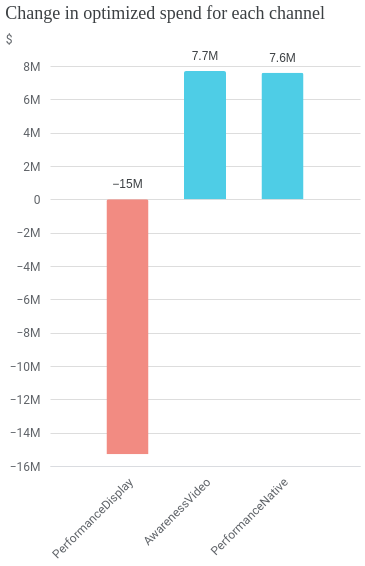

Notebook code cell kept with this figure:
### Code cell
# Run Fixed Budget Optimization
budget_optimizer = optimizer.BudgetOptimizer(analyzer=analyzer_full_funnel)
fixed_optimizer = budget_optimizer.optimize()

# Plot Incremental Outcome Delta
fixed_optimizer.plot_spend_delta()

### Figure 1 — Vega-Lite specification as saved in the notebook (floating-point values rounded to 4 significant figures)
{"config": {"view": {"continuousWidth": 300, "continuousHeight": 300, "stroke": null}, "axis": {"labelColor": "#5F6368", "labelFont": "Roboto", "labelFontSize": 12, "titleColor": "#5F6368", "titleFont": "Roboto", "titleFontSize": 12, "titleFontWeight": "normal"}}, "layer": [{"mark": {"type": "bar", "cornerRadiusEnd": 2, "size": 42, "tooltip": true}, "encoding": {"color": {"condition": {"test": "(datum.spend > 0)", "value": "#4ECDE6"}, "value": "#F28B82"}, "x": {"axis": {"domainColor": "#DADCE0", "labelAngle": -45, "labelPadding": 10, "ticks": false, "title": null}, "field": "channel", "scale": {"padding": 42}, "sort": null, "type": "nominal"}, "y": {"axis": {"domain": false, "domainColor": "#DADCE0", "labelExpr": "replace(format(datum.value, '.3~s'), 'G', 'B')", "labelPadding": 10, "ticks": false, "title": "$", "titleAlign": "left", "titleAngle": 0, "titleY": -20}, "field": "spend", "type": "quantitative"}}, "transform": [{"calculate": "replace(format(datum.spend, '.2~s'), 'G', 'B')", "as": "text_value"}, {"calculate": "datum.spend < 0 ? 0 : datum.spend", "as": "text_pos"}]}, {"mark": {"type": "text", "baseline": "top", "color": "#3C4043", "dy": -20, "fontSize": 12}, "encoding": {"text": {"field": "text_value", "type": "nominal"}, "x": {"axis": {"domainColor": "#DADCE0", "labelAngle": -45, "labelPadding": 10, "ticks": false, "title": null}, "field": "channel", "scale": {"padding": 42}, "sort": null, "type": "nominal"}, "y": {"field": "text_pos", "type": "quantitative"}}, "transform": [{"calculate": "replace(format(datum.spend, '.2~s'), 'G', 'B')", "as": "text_value"}, {"calculate": "datum.spend < 0 ? 0 : datum.spend", "as": "text_pos"}]}], "data": {"name": "data-6e4114a72aa52b0015e133fcafa34742"}, "height": 400, "title": {"text": "Change in optimized spend for each channel", "anchor": "start", "color": "#3C4043", "font": "Google Sans Display", "fontSize": 18, "fontWeight": "normal", "offset": 10}, "width": 310, "$schema": "https://vega.github.io/schema/vega-lite/v5.20.1.json", "datasets": {"data-6e4114a72aa52b0015e133fcafa34742": [{"channel": "PerformanceDisplay", "spend": -15300000.0}, {"channel": "AwarenessVideo", "spend": 7700000.0}, {"channel": "PerformanceNative", "spend": 7600000.0}]}}
